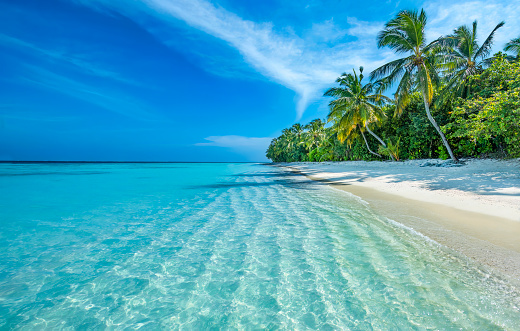
#> input picture beach.jpg, 520 x 331 px
$ jupyter execute IPCV1_Lab-4.ipynb
#> lines starting #> are read from the running program, lines starting #| are printed output that depends on the picture; after the words box and inside, x2 and y2 are one past the last pixel; in counts of white or black regions, pixels touching at a corner belong together
[cell 1]
import cv2
import matplotlib.pyplot as plt
import numpy as np

[cell 2]
beach=cv2.imread('beach.jpg',0)
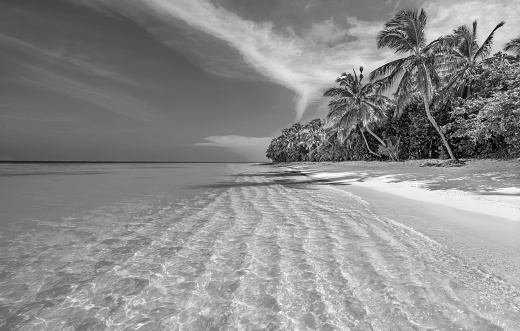
#> beach: shape (331, 520); min 0, max 255, mean 139.5
cv2.imshow('beach',beach)
cv2.waitKey(0)
cv2.destroyAllWindows()

[cell 3]
beach.shape
#> Out = (331, 520)

[cell 4]
gauss_noise=np.zeros(beach.shape).astype(np.uint8)
cv2.randn(gauss_noise,130,20)
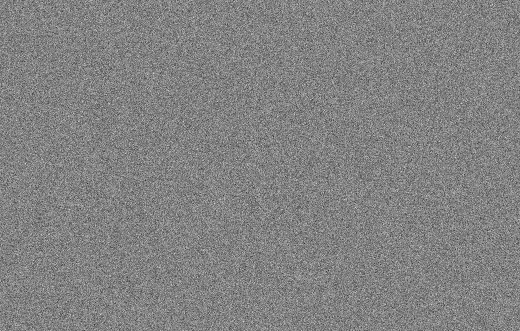
#> gauss_noise: shape (331, 520); min 33, max 221, mean 130
gauss_noise=(gauss_noise*0.5).astype(np.uint8)

[cell 5]
plt.imshow(gauss_noise,cmap='gray')
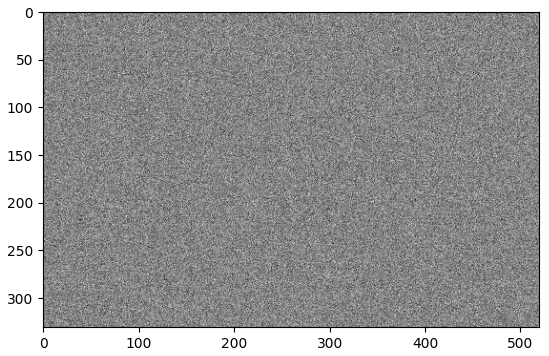
#> figure drawn by matplotlib, 1 panel

[cell 6]
gn_img=cv2.add(gauss_noise,beach)
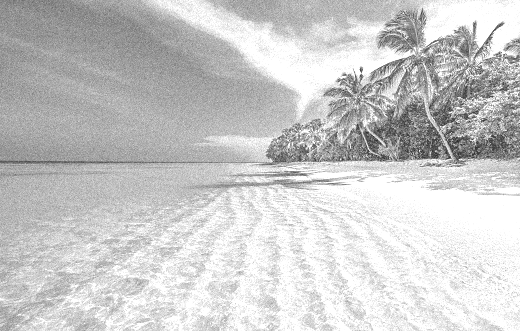
#> gn_img: shape (331, 520); min 44, max 255, mean 201.5
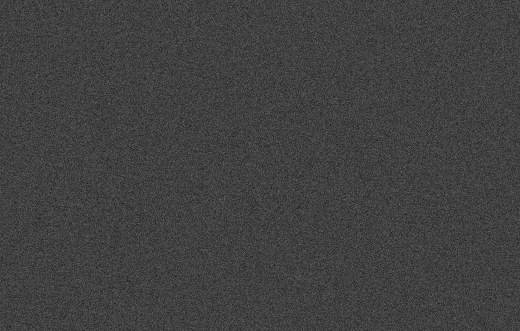
#> gauss_noise: shape (331, 520); min 16, max 110, mean 64.8
plt.imshow(gn_img,cmap='gray')

[cell 7]
filter=np.ones([3,3],dtype=int)
filter=filter/9
print(filter)

[cell 8]
new_img=np.zeros(gn_img.shape)
for i in range (1,gn_img.shape[0]-1):
    for j in range (1,gn_img.shape[1]-1):
        new_img[i][j]=gn_img[i-1][j-1]*filter[0,0]+gn_img[i-1][j]*filter[0,1]+gn_img[i-1][j+1]*filter[0,2]+gn_img[i][j-1]*filter[1,0]+gn_img[i][j]*filter[1,1]+gn_img[i][j+1]*filter[1,2]+gn_img[i+1][j-1]*filter[2,0]+gn_img[i+1][j]*filter[2,1]+gn_img[i+1][j+1]*filter[2,2]
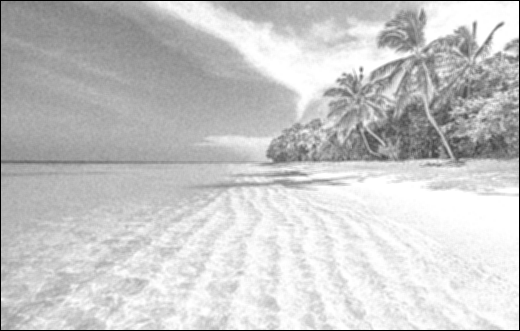
#> new_img: shape (331, 520) float64; min 0, max 255, mean 199.6; drawn with min black and max white
new_img=new_img.astype(np.uint8)

[cell 9]
plt.imshow(new_img,cmap='gray')

[cell 10]
noise_img=beach.copy()

[cell 11]
import random
n=random.randint(noise_img.shape[0],noise_img.shape[1])
#> n = 429
for i in range(0,n):
    row = random.randint(0, beach.shape[0]-1)
    col = random.randint(0, beach.shape[1]-1)
    tmp=np.random.randint(0,1)
    if(tmp==0):
        noise_img[row][col]=0
    else:
        noise_img[row][col]=255
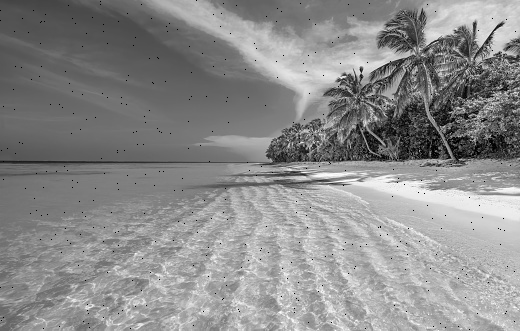
#> noise_img: shape (331, 520); 0.25% of pixels changed, all inside (x1, y1, x2, y2) = (0, 0, 516, 330)

[cell 12]
plt.imshow(noise_img,cmap='gray')

[cell 13]
new_img2=np.zeros(noise_img.shape)
for i in range(1,noise_img.shape[0]-1):
    for j in range(1,noise_img.shape[1]-1):
        temp=[noise_img[i-1][j],
             noise_img[i][j],
             noise_img[i+1][j],
             noise_img[i-1][j-1],
             noise_img[i][j-1],
             noise_img[i+1][j-1],
             noise_img[i-1][j+1],
             noise_img[i][j+1],
             noise_img[i+1][j+1]]
        temp.sort()
        new_img2[i][j]=temp[4]
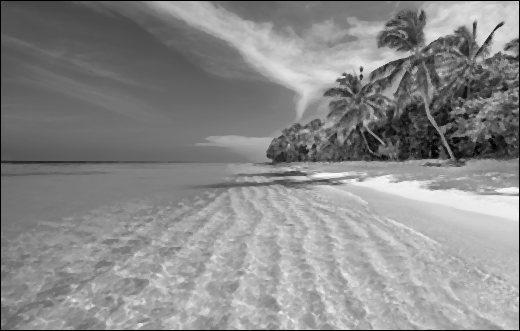
#> new_img2: shape (331, 520) float64; min 0, max 249, mean 137.8
new_img2=new_img2.astype(np.uint8)

$ run again, with land.jpg copied over beach.jpg
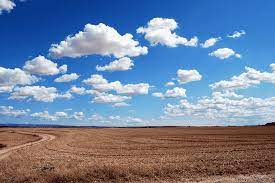
#> input picture land.jpg, 275 x 183 px
#> after the loop `for i in range (1,gn_img.shape[0]-1):`:
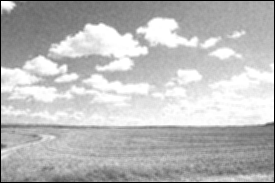
#> new_img: shape (183, 275) float64; min 0, max 255, mean 186.8; drawn with min black and max white
#> after the loop `for i in range(1,noise_img.shape[0]-1):`:
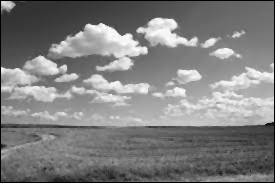
#> new_img2: shape (183, 275) float64; min 0, max 255, mean 127.6
